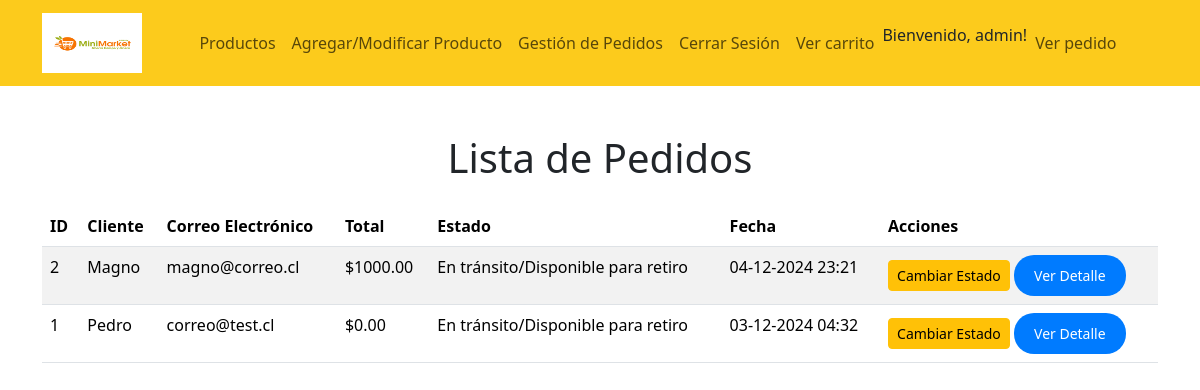
Screenshot of /pedidos/ (signed in) with the database file from the repository.
### core/models.py (models this page shows, shortened)
class Usuario(AbstractUser):
    PREGUNTAS_RECUPERACION = [
        ('1', '¿Cuál es el nombre de tu primera mascota?'),
        ('2', '¿Cuál es tu comida favorita?'),
        ('3', '¿Cuál es el nombre de tu mejor amigo de la infancia?'),
    ]
    nombre = models.CharField(max_length=150)
    correo = models.EmailField(unique=True)
    pregunta_recuperacion = models.CharField(max_length=1, choices=PREGUNTAS_RECUPERACION)
    respuesta_pregunta = models.CharField(max_length=150)
    rol = models.CharField(max_length=50, choices=[('cliente', 'Cliente'), ('trabajador', 'Trabajador'), ('administrador', 'Administrador')])
    USERNAME_FIELD = 'correo'  # Usa 'correo' para autenticación
    REQUIRED_FIELDS = ['username', 'nombre', 'rol']  # 'username' sigue siendo obligatorio

class Pedido(models.Model):
    ESTADOS = [
        ('PRE', 'Preparación'),
        ('TRA', 'En tránsito/Disponible para retiro'),
        ('ENT', 'Entregado'),
        ('CAN', 'Cancelado'),
    ]
    nombre_cliente = models.CharField(max_length=100)
    direccion_envio = models.CharField(max_length=255)
    correo_electronico = models.EmailField()
    productos = models.ManyToManyField('Producto', through='DetallePedido')
    total = models.DecimalField(max_digits=10, decimal_places=2)
    fecha_pedido = models.DateTimeField(auto_now_add=True)
    estado = models.CharField(max_length=3, choices=ESTADOS, default='PRE')  # Campo de estado

### core/views.py (the view)
# urls.py: path('pedidos/', views.lista_pedidos, name='lista_pedidos'),
@role_required('administrador')
def lista_pedidos(request):
    pedidos = Pedido.objects.all().order_by('-fecha_pedido')  # Ordenar por fecha más reciente primero
    return render(request, 'core/lista_pedidos.html', {'pedidos': pedidos})

### core/templates/core/lista_pedidos.html
{% extends 'core/base.html' %}
{% block main %}
<div class="container mt-5">
    <h1 class="text-center mb-4">Lista de Pedidos</h1>
    <table class="table table-striped">
        <thead>
            <tr>
                <th>ID</th>
                <th>Cliente</th>
                <th>Correo Electrónico</th>
                <th>Total</th>
                <th>Estado</th>
                <th>Fecha</th>
                <th>Acciones</th>
            </tr>
        </thead>
        <tbody>
            {% for pedido in pedidos %}
            <tr>
                <td>{{ pedido.id }}</td>
                <td>{{ pedido.nombre_cliente }}</td>
                <td>{{ pedido.correo_electronico }}</td>
                <td>${{ pedido.total }}</td>
                <td>{{ pedido.get_estado_display }}</td>
                <td>{{ pedido.fecha_pedido|date:"d-m-Y H:i" }}</td>
                <td>
                    <a href="{% url 'cambiar_estado_pedido' pedido.id %}" class="btn btn-warning btn-sm">Cambiar Estado</a>
                    <a href="{% url 'detalle_pedido' pedido.id %}" class="btn btn-primary btn-sm">Ver Detalle</a>
                </td>
            </tr>
            {% endfor %}
        </tbody>
    </table>
</div>
{% endblock %}

### core/templates/core/base.html (shortened to what this page needs)
{% load static %}
<!DOCTYPE html>
<html lang="es">
<head>
    <link rel="stylesheet" href="{% static 'css/bootstrap.css' %}">
    <link rel="stylesheet" href="{% static 'css/style.css' %}">
</head>
<body>
    <nav class="navbar navbar-expand-lg navbar-red">
        <div class="container">
            <a class="navbar-brand" href="#">
                <img src="{% static 'img/logo.png' %}" alt="Logo" width="100" height="60" class="d-inline-block align-top">
            </a>
            <div class="collapse navbar-collapse" id="navbarNav">
                <ul class="navbar-nav mx-auto">
                    <li class="nav-item">
                        <a class="nav-link" href="{% url 'lista_productos' %}">Productos</a>
                    </li>
                    {% if user.is_staff %}
                    <li class="nav-item">
                        <a class="nav-link" href="{% url 'agregar_producto' %}">Agregar/Modificar Producto</a>
                    </li>
                    {% endif %}
                    {% if user.is_staff %}
                    <li class="nav-item">
                        <a class="nav-link" href="{% url 'lista_pedidos' %}">Gestión de Pedidos</a>
                    </li>
                    {% endif %}
                    {% if user.is_authenticated %}
                    <li class="nav-item">
                        <a class="nav-link" href="{% url 'logout' %}">Cerrar Sesión</a>
                    </li>
                    {% else %}
                    <li class="nav-item">
                        <a class="nav-link" href="{% url 'login' %}">Iniciar Sesión</a>
                    </li>
                    {% endif %}
                    {% if user.is_authenticated %}
                    <li class="nav-item">
                        <a class="nav-link" href="{% url 'ver_carrito' %}">Ver carrito</a>
                    </li>
                    {% endif %}
                    {% if user.is_authenticated %}
                    <li class="nav-item">
                        <p>Bienvenido, {{ user.username }}!</p>
                    </li>
                    {% endif %}
                    {% if user.is_authenticated %}
                    <li class="nav-item">
                        <a class="nav-link" href="{% url 'estado_pedido' %}">Ver pedido</a>
                    </li>
                    {% endif %}
                </ul>
            </div>
        </div>
    </nav>
    {% block main %}
    {% endblock %}
</body>
</html>

### core/static/css/style.css (style rules this page uses)
.navbar-red { background-color: #fccb1c!important; }
.navbar-nav { margin: 0 auto; }
.btn-primary { background-color: #007bff; border: none; border-radius: 20px; padding: 10px 20px; transition: background-color 0.3s, transform 0.3s; }

### rows the page displays
Usuario: username "admin"
Pedido: id "2", nombre_cliente "Magno", correo_electronico "magno@correo.cl", total "1000.00", estado "En tránsito/Disponible para retiro", fecha_pedido "04-12-2024 23:21"
Pedido: id "1", nombre_cliente "Pedro", correo_electronico "correo@test.cl", total "0.00", estado "En tránsito/Disponible para retiro", fecha_pedido "03-12-2024 04:32"
